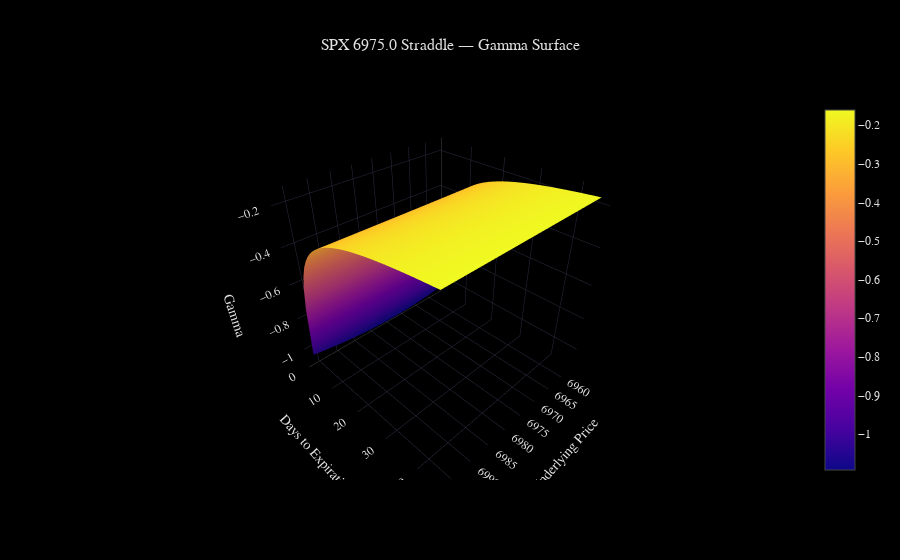

The notebook cell this image was saved under:
### Markdown cell above
## 6. Gamma Surface

Gamma across price x time — reveals how gamma concentrates near ATM as expiration approaches.

### Code cell
from options_analyzer.visualization.surface_charts import plot_gamma_surface

dte_range = np.linspace(1, 45, 40)

surfaces = analyzer.greeks_surface(position, price_range, ivs, dte_range)

fig = plot_gamma_surface(
    price_range, dte_range, surfaces["gamma"],
    title=f"{position.name} — Gamma Surface",
)
fig.show()

### Figure 1 — Plotly figure (JSON) as saved in the notebook; plotly's stock layout.template omitted (floating-point values rounded to 4 significant figures; data arrays with more than 128 entries replaced by an {"elided": "..."} marker saying what was removed)
{"data": [{"colorscale": [[0, "#0d0887"], [0.1111, "#46039f"], [0.2222, "#7201a8"], [0.3333, "#9c179e"], [0.4444, "#bd3786"], [0.5556, "#d8576b"], [0.6667, "#ed7953"], [0.7778, "#fb9f3a"], [0.8889, "#fdca26"], [1, "#f0f921"]], "type": "surface", "x": [6957.0, 6957.0, 6958.0, 6959.0, 6960.0, 6961.0, 6961.0, 6962.0, 6963.0, 6964.0, 6965.0, 6966.0, 6966.0, 6967.0, 6968.0, 6969.0, 6970.0, 6970.0, 6971.0, 6972.0, 6973.0, 6974.0, 6974.0, 6975.0, 6976.0, 6977.0, 6978.0, 6979.0, 6979.0, 6980.0, 6981.0, 6982.0, 6983.0, 6983.0, 6984.0, 6985.0, 6986.0, 6987.0, 6988.0, 6988.0, 6989.0, 6990.0, 6991.0, 6992.0, 6992.0, 6993.0, 6994.0, 6995.0, 6996.0, 6997.0], "y": [1.0, 2.128, 3.256, 4.385, 5.513, 6.641, 7.769, 8.897, 10.03, 11.15, 12.28, 13.41, 14.54, 15.67, 16.79, 17.92, 19.05, 20.18, 21.31, 22.44, 23.56, 24.69, 25.82, 26.95, 28.08, 29.21, 30.33, 31.46, 32.59, 33.72, 34.85, 35.97, 37.1, 38.23, 39.36, 40.49, 41.62, 42.74, 43.87, 45.0], "z": {"elided": "40x50 float values"}}], "layout": {"scene": {"xaxis": {"title": {"text": "Underlying Price"}}, "yaxis": {"title": {"text": "Days to Expiration"}}, "zaxis": {"title": {"text": "Gamma"}}}, "title": {"text": "SPX 6975.0 Straddle — Gamma Surface"}}}
